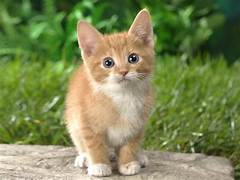
%> input picture catimage.jpg, 240 x 180 px
$ octave exp42.m   (GNU Octave 9; MATLAB toolbox functions it lacks are replaced by stand-ins)
%> lines starting %> are read from the running program, lines starting %| are printed output that depends on the picture; in (x1, y1, x2, y2) boxes, pixels count from 0 and x2, y2 are one past the last pixel; in counts of white or black regions, pixels touching at a corner belong together; the program's own positions count from 1
a=imread("catimage.jpg");
%> a is the input picture: size 180x240x3 uint8; mean R, G, B 124.7, 134.9, 84.6
b=rgb2gray(a);
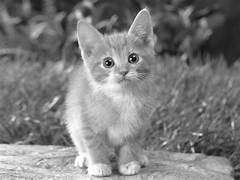
%> b: size 180x240 uint8; min 0, max 255, mean 126.1
b=imresize(b,[256,256]);
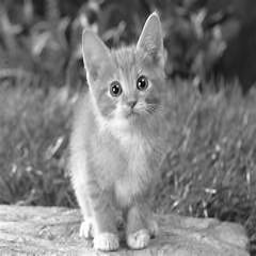
%> b: size 256x256 uint8; min 0, max 255, mean 126.1
c=double(b);
m=double(255);
[row,col]=size(c);
%> row = 256; col = 256
p=double(round(m/1.30));
q=double(round(2*m/2));

for x=1:row
    for y=1:col
        if((c(x,y)>p) && (c(x,y)<q))
            d(x,y)=m;
        else
            d(x,y)=0;
        end
    end
end
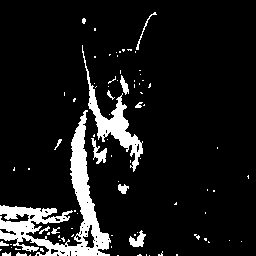
%> d: size 256x256 double; 10% white; 86 white regions (71 under 20 px), largest, box (x1, y1, x2, y2) and area: (0, 110, 111, 256) 4020, (82, 45, 143, 172) 1431, (91, 138, 107, 164) 175
subplot(131), imshow(a), title('Original image')
subplot(132), imshow(uint8(c)), title('Graylevel slicing with background')
subplot(133), imshow(uint8(d)), title('Graylevel slicing without background')

$ run again, with dogimg.jpg copied over catimage.jpg
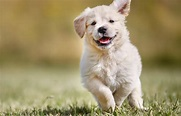
%> input picture dogimg.jpg, 181 x 116 px
%> a is the input picture: size 116x181x3 uint8; mean R, G, B 160.2, 146.5, 106.9
%> `b=imresize(b,[256,256]);`:
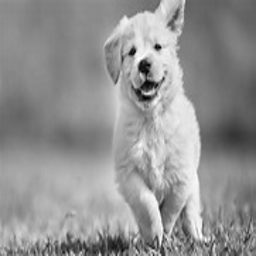
%> b: size 256x256 uint8; min 0, max 255, mean 146.1
%> after the loop `for x=1:row`:
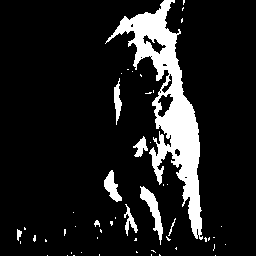
%> d: size 256x256 double; 12% white; 52 white regions (43 under 20 px), largest, box (x1, y1, x2, y2) and area: (105, 0, 203, 240) 6334, (140, 186, 163, 245) 440, (104, 170, 122, 202) 281

$ run again, with imgexp4.jpg copied over catimage.jpg
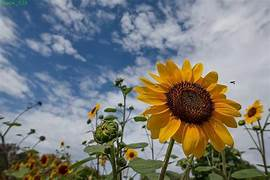
%> input picture imgexp4.jpg, 270 x 180 px
%> a is the input picture: size 180x270x3 uint8; mean R, G, B 121.8, 124.6, 123.1
%> `b=imresize(b,[256,256]);`:
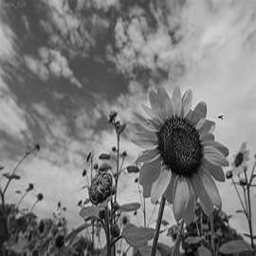
%> b: size 256x256 uint8; min 0, max 232, mean 123.6
%> after the loop `for x=1:row`:
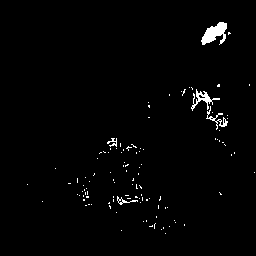
%> d: size 256x256 double; 1.5% white; 111 white regions (106 under 20 px), largest, box (x1, y1, x2, y2) and area: (201, 22, 227, 45) 341, (191, 89, 220, 111) 179, (206, 106, 228, 130) 116, (117, 196, 138, 205) 52, (107, 138, 117, 147) 43

$ run again, with imgexp5.jpg copied over catimage.jpg
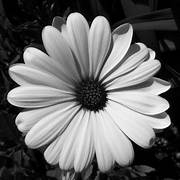
%> input picture imgexp5.jpg, 180 x 180 px
%> a is the input picture: size 180x180x3 uint8; min 0, max 255, mean 104.8
%> `b=imresize(b,[256,256]);`:
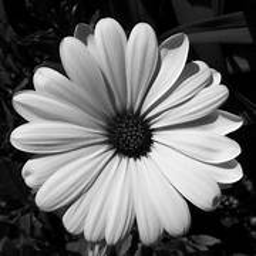
%> b: size 256x256 uint8; min 0, max 255, mean 104.9
%> after the loop `for x=1:row`:
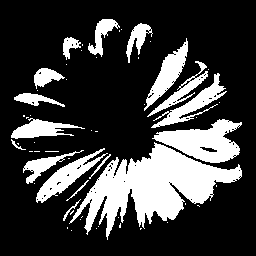
%> d: size 256x256 double; 24.6% white; 57 white regions (40 under 20 px), largest, box (x1, y1, x2, y2) and area: (69, 142, 242, 240) 6959, (152, 119, 242, 163) 2109, (36, 148, 108, 203) 1098
